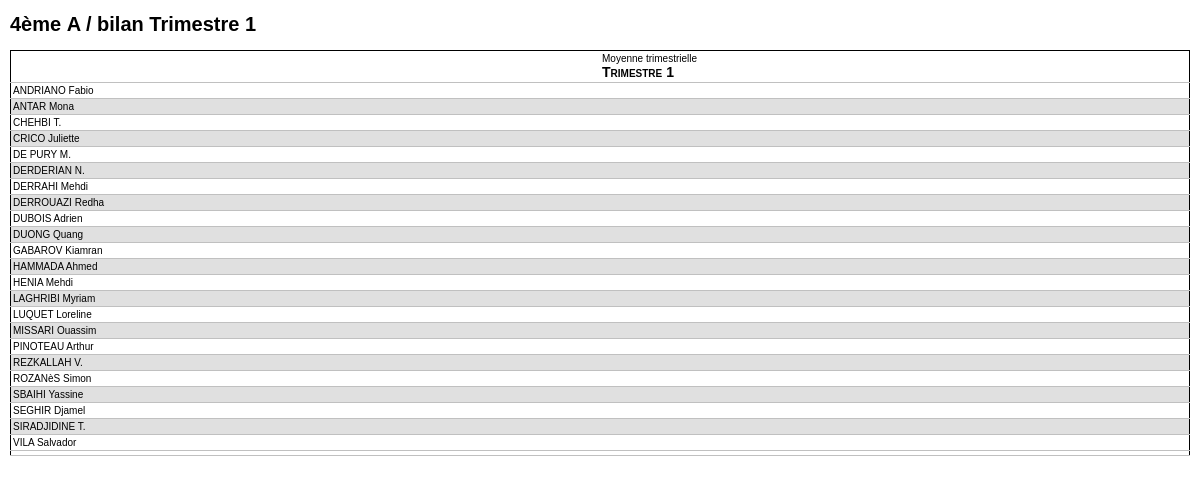
/sacerdoce/bilan_trimestre.php?trimestre=1&code_classe=47 (signed in), run on the app's committed database.
### tables this page shows
CREATE TABLE `sdc_classe` (
  `code` smallint(5) unsigned NOT NULL auto_increment,
  `niveau` enum('6ème','5ème','4ème','3ème','seconde','première','terminale') default NULL,
  `indice` char(2) default NULL,
  `code_affectation` smallint(5) unsigned default NULL,
  PRIMARY KEY  (`code`)
);

CREATE TABLE `sdc_eleve` (
  `code` smallint(5) unsigned NOT NULL auto_increment,
  `nom` varchar(50) default NULL,
  `prenom` varchar(30) default NULL,
  `sexe` enum('f','m') default NULL,
  `doublant` enum('oui','non') default NULL,
  `date_naissance` date default NULL,
  `pays_naissance` varchar(50) default NULL,
  `adresse` tinytext,
  `ville` varchar(100) default NULL,
  `telephone` varchar(20) default NULL,
  `email` varchar(50) default NULL,
  `code_classe` int(11) unsigned default NULL,
  `commentaire` tinytext,
  PRIMARY KEY  (`code`)
);

### sacerdoce/class/classe.class.php (called while the page is built, shortened)
<?php
class Classe {
	var $code;
	var $niveau;
	var $indice;
	function Classe($code=NULL)
	{
		$this->code = $code;
	}
	function dataFeed($row)
	{
		if (is_array($row)){
			if (isset($row['code_classe'])) $this->code = $row['code_classe'];
			if (isset($row['niveau_classe'])) $this->niveau = $row['niveau_classe'];
			if (isset($row['indice_classe'])) $this->indice = $row['indice_classe'];
			return true;
		}
		return false;
	}
	function initFromDB()
	{
		$sql = 'SELECT';
		$sql.= ' code AS code_classe,';
		$sql.= ' niveau AS niveau_classe,';
		$sql.= ' indice AS indice_classe,';
		$sql.= ' code_affectation';
		$sql.= ' FROM ';
		if (defined("DB_TABLE_PREFIX")) $sql.= DB_TABLE_PREFIX.'_';
		$sql.= 'classe';
		$sql.= ' WHERE code='.$this->code;
		$rowset = mysql_query($sql);
		$row = mysql_fetch_assoc($rowset);
		return $this->dataFeed($row);
	}
	function getChaine()
	{
		return $this->niveau."&nbsp;".$this->indice;
	}
}
?>

### sacerdoce/bilan_trimestre.php (the view, shortened to what this page needs)
<?php
	include_once './class/classe.class.php';
	$trimestre = $_REQUEST['trimestre'];
	$classe = new Classe($_REQUEST['code_classe']);
	$classe->initFromDB();
	$devoirs =& $classe->getDevoirs($trimestre);
	$eleves =& $classe->getEleves();
	$doc_title = $classe->getChaine().' / bilan Trimestre '.$trimestre;
?>
<!DOCTYPE html PUBLIC "-//W3C//DTD XHTML 1.0 Transitional//EN" "http://www.w3.org/TR/xhtml1/DTD/xhtml1-transitional.dtd">
<html xmlns="http://www.w3.org/1999/xhtml">
<head>
</head>
<body>
<h1><?php echo $doc_title ?></h1>
<table>
<?php
	echo '<tr>';
	echo '<th>&nbsp;</th>';
	echo '<th>Moyenne trimestrielle<br/>';
	echo '<strong>Trimestre&nbsp;'.$trimestre.'</strong></th>';
	echo '</tr>';
	foreach ($eleves as $e) {
		$tr_class = isset($tr_class) && strcmp($tr_class, 'fond0')==0 ? 'fond1' : 'fond0';
		echo '<tr class="'.$tr_class.'">';
		echo '<th>'.$e->getNomComplet().'</th>';
		echo '<td class="note">';
		echo '</td>';
		echo '</tr>';
	}
	echo '<tr>';
	echo '<td colspan="'.(count($devoirs)+2).'" class="note">';
	echo '</td>';
	echo '</tr>';
?>
</table>
</body>
</html>

### sacerdoce/css/bilan.css (style rules this page uses)
BODY { margin: 10px; background-color: #ffffff; color: black; font-family: verdana, arial, sans-serif; font-size: 10px }
H1 { font-family: palatino linotype, verdana, arial, sans-serif; font-size: 20px; }
TABLE { padding: 4px; border:1px solid #000; border-spacing:0px; border-collapse:collapse; table-layout:fixed; width:100% }
TR { border-bottom:1px solid #c0c0c0 }
TH { font-family: verdana, arial, sans-serif; font-weight: normal; font-style: normal; text-align: left; vertical-align:top; padding: 2px }
TH STRONG { font-variant:small-caps; font-size:14px; font-style: normal; font-weight: bold; }
TD { margin:0px; padding: 2px }
.fond0 { background-color:#ffffff; }
.fond1 { background-color:#e0e0e0; }
.note { text-align: right }

### data on the page
sdc_classe: doc_title "4ème A / bilan Trimestre 1"
sdc_eleve: NomComplet "ANDRIANO Fabio"
sdc_eleve: NomComplet "ANTAR Mona"
sdc_eleve: NomComplet "CHEHBI T."
sdc_eleve: NomComplet "CRICO Juliette"
sdc_eleve: NomComplet "DE PURY M."
sdc_eleve: NomComplet "DERDERIAN N."
sdc_eleve: NomComplet "DERRAHI Mehdi"
sdc_eleve: NomComplet "DERROUAZI Redha"
sdc_eleve: NomComplet "DUBOIS Adrien"
sdc_eleve: NomComplet "DUONG Quang"
sdc_eleve: NomComplet "GABAROV Kiamran"
sdc_eleve: NomComplet "HAMMADA Ahmed"
sdc_eleve: NomComplet "HENIA Mehdi"
sdc_eleve: NomComplet "LAGHRIBI Myriam"
sdc_eleve: NomComplet "LUQUET Loreline"
sdc_eleve: NomComplet "MISSARI Ouassim"
sdc_eleve: NomComplet "PINOTEAU Arthur"
sdc_eleve: NomComplet "REZKALLAH V."
sdc_eleve: NomComplet "ROZANèS Simon"
sdc_eleve: NomComplet "SBAIHI Yassine"
sdc_eleve: NomComplet "SEGHIR Djamel"
sdc_eleve: NomComplet "SIRADJIDINE T."
sdc_eleve: NomComplet "VILA Salvador"

### other printed values
$trimestre "1"
